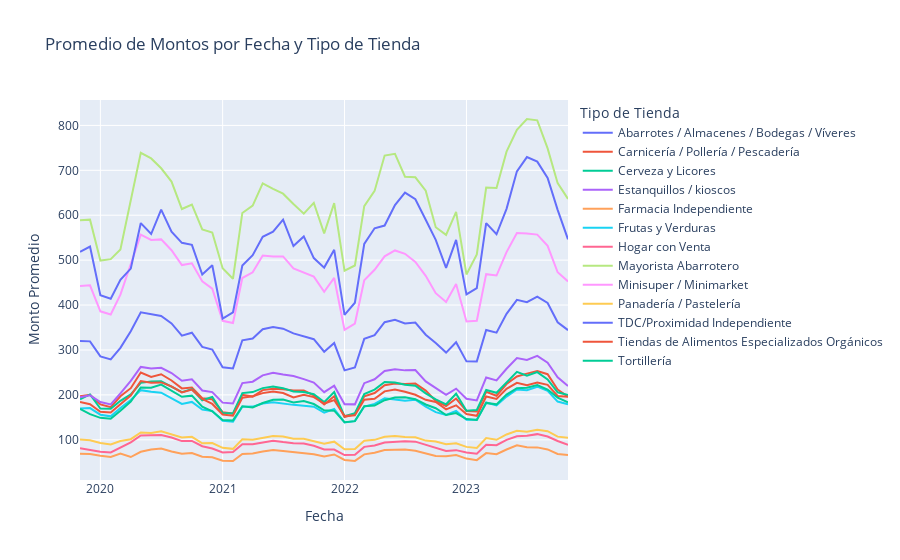

This figure's notebook cell:
### Code cell
# Crear la gráfica de línea con el promedio de amount por fecha y tipo de tienda
fig = px.line(df_avg2, x='date', y='amount', color='type', title='Promedio de Montos por Fecha y Tipo de Tienda', labels={'date': 'Fecha', 'amount': 'Monto Promedio', 'type': 'Tipo de Tienda'})

# Mostrar la gráfica
fig.show()
